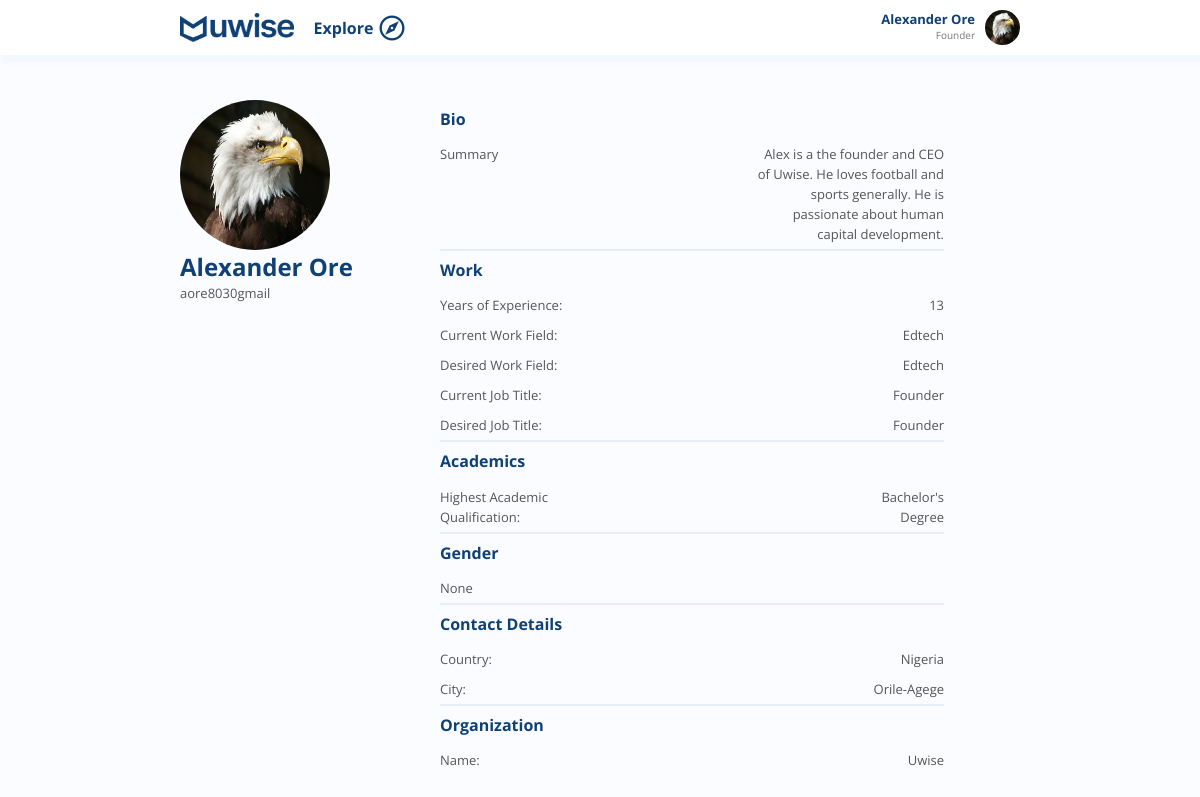
Page /me (signed in) on the earlier database version.
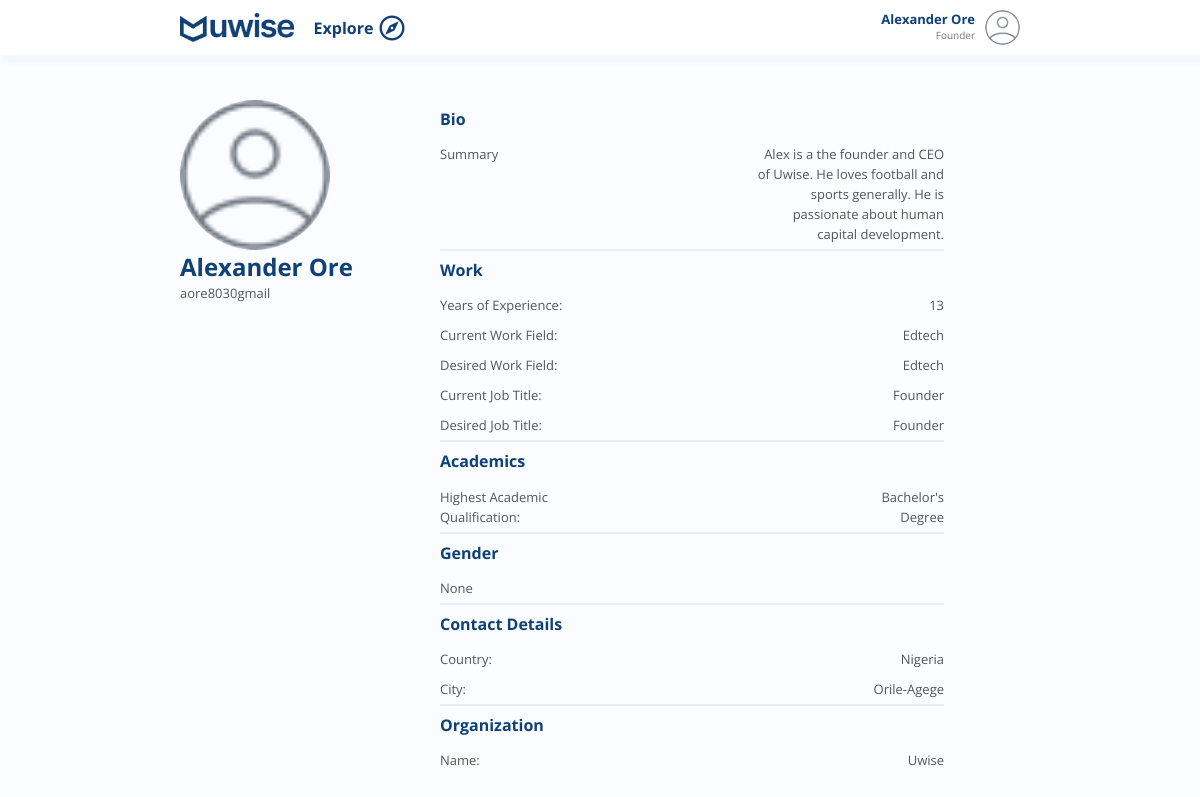
Same page on the later database version.
### authAPI/models.py (models this page shows, shortened)
class User(AbstractUser):
    email = models.EmailField(max_length=100, unique=True)
    username = models.CharField(max_length=100, unique=True, null=True, blank=True)
    first_name = models.CharField(max_length=100, null=False, blank=False)
    last_name = models.CharField(max_length=100, null=False, blank=False)
    gender = models.CharField(max_length=20, default='', null=True, blank=True)
    phone = models.CharField(max_length=15, default='', null=True, blank=True)
    age = models.IntegerField(null=True, blank=True)
    state = models.CharField(max_length=100, default='', null=True, blank=True)
    marital_status = models.CharField(max_length=20, default='', null=True, blank=True)
    country = models.CharField(max_length=100, default='', blank=True)
    address = models.CharField(max_length=100, default='', blank=True)
    city = models.CharField(max_length=100, default='', blank=True)
    postal_code = models.CharField(max_length=10, default='', blank=True)
    image = models.ImageField(upload_to='users', null=True, blank=True)
    current_work_field = models.CharField(max_length=100, default='', blank=True)
    desired_work_field = models.CharField(max_length=100, default='', blank=True)
    current_job_title = models.CharField(max_length=100, default='', blank=True)
    desired_job_title = models.CharField(max_length=100, default='', blank=True)
    academic_level = models.CharField(max_length=100, default='', blank=True)
    years_of_experience = models.IntegerField(null=True, blank=True)
    bio = models.TextField(max_length=2000, default='', null=True, blank=True)
    organization = models.CharField(max_length=100, default='', null=True, blank=True)
    USERNAME_FIELD = 'email'
    REQUIRED_FIELDS = [
        'first_name',
        'last_name',
    ]
    objects = CustomUserManager()
    '''
    Generate username from user provided email
    '''

### web/views.py (the view)
# urls.py: path('me', view=ProfileView.as_view(), name='profile'),
class ProfileView(BaseView):
    template_name = 'profile.html'
    def get(self, request, *args, **kwargs):
        data = self.get_context_data()
        context = data
        return render(request, self.template_name, context)

### web/templates/profile.html (shortened to what this page needs)
{% extends 'partials/base.html' %}
{% load static %}
{% block content %}
<div class="content">
    <div class="profile-content">
        <div class="profile-summary">
            <div class="image">
                {% if user.image.url is not None %}
                    <img src="{{ user.image.url }}" alt="" />
                {% else %}
                    <img src="{% static 'images/profile.png' %}" alt="" />
                {% endif %}
            </div>
            <div class="profile-title">
                <h2>{{ user.get_full_name }}</h2>
                <p>{{ user.username }}</p>
            </div>
        </div>
        <div class="profile-info">
            <h3>Bio</h3>
            <p><span class="left">Summary</span> <span class="right">{{user.bio}}</span></p>
            <hr>
            <h3>Work</h3>
            <p><span class="left">Years of Experience:</span> <span class="right">{{user.years_of_experience}}</span></p>
            <p><span class="left">Current Work Field:</span> <span class="right">{{user.current_work_field}}</span></p>
            <p><span class="left">Desired Work Field:</span> <span class="right">{{user.desired_work_field}}</span></p>
            <p><span class="left">Current Job Title:</span> <span class="right">{{user.current_job_title}}</span></p>
            <p><span class="left">Desired Job Title:</span> <span class="right">{{user.desired_job_title}}</span></p>
            <hr>
            <h3>Academics</h3>
            <p><span class="left">Highest Academic Qualification:</span> <span class="right">{{user.academic_level}}</span></p>
            <hr>
            <h3>Gender</h3>
            <p>{{user.gender}}</p>
            <hr>
            <h3>Contact Details</h3>
            <p><span class="left">Country:</span> <span class="right">{{user.country}}</span></p>
            <p><span class="left">City:</span> <span class="right">{{user.city}}</span></p>
            <hr>
            <h3>Organization</h3>
            <p><span class="left">Name:</span> <span class="right">{{user.organization}}</span></p>
        </div>
    </div>
</div>
{% endblock %}

### web/templates/partials/base.html (shortened to what this page needs)
{% load static %}
{% load humanize %}
<!DOCTYPE html>
<html lang="en">
<head>
    <link rel="stylesheet" href="{% static "css/web.css" %}">
    <link rel="stylesheet" href="{% static "css/web-mobile.css" %}">
</head>
<body>
    <div class="header">
        {% block header-nav %}
            {% include 'partials/header.html' with page_type=data.page_type %}
        {% endblock %}
    </div>
    {% block content %}
    {% endblock %}
</body>
</html>

### web/templates/partials/header.html (shortened to what this page needs)
{% load  static %}
<div id="header-nav" class="header-nav">
    <div class="header-nav-content">
        <div class="header-nav-left">
            <a href="{% url 'home' %}"><img class="logo" src="{% static 'images/uwise.png' %}" alt="Uwise Logo"></a>
            {% if data.page is not 'enroll' %}
                <div class="explore"><a href="{% url 'explore' %}">Explore</a>&nbsp;<span onclick=showMegaMenu() style="cursor:pointer; font-size:30px;" class="material-symbols-outlined">explore</span></div>
            {% endif %}
        </div>
        <div class="header-nav-right">
            {% if user.is_authenticated %}
                <div class="header-profile">
                    <div class="header-profile-details">
                        <b>{{ user.get_full_name | title }}</b>
                        {% if user.current_job_title == '' %} <a href="">Update your profile</a> {% else %} <a href="">{{ user.current_job_title }}</a> {% endif %}
                    </div>
                    <div class="header-profile-image">
                        {% if user.image == '' or user.image is None %}
                            <img src="{% static 'images/profile.png' %}" alt="{{user.get_full_name}}">
                        {% else %}
                            <img src="{{ user.image.url }}" alt="{{user.get_full_name}}">
                        {% endif %}
                    </div>
                </div>
            {% endif %}
        </div>
    </div>
</div>

### web/static/css/web.css (style rules this page uses)
:root { --primary-blue: #104176; --primary-blue-light: #fafcff; --primary-blue-soft: #ebf3ff; --primary-green: #74e0d5; --primary-warning: #df4375; --primary-info: #fbd8af; --primary-yellow: #dcf3c4; --text-blue-dark: var(--primary-blue); --text-blue-light: #a0b0ca; --text-light: #fff; }
html { scroll-behavior: smooth; transition: 0.5s ease-in-out; scrollbar-width: 10px; scrollbar-gutter: 10px; }
body { font-family: "Open Sans", sans-serif; margin: 0; padding: 0; background: #fafcff; }
h3 { margin: 10px 0; font-size: 1em; color: var(--primary-blue); line-height: 1.2em; }
h2 { margin: 0; font-size: 1.5em; color: var(--primary-blue); }
hr { margin: 5px 0; outline: 0; border: 1px solid #c3d3ec; }
p { margin: 0; color: #555; font-size: 13px; line-height: 20px; }
.header { position: fixed; left: 0; top: 0; z-index: 1; width: 100%; }
.header-nav { background: #ffffff; color: var(--primary-blue); padding: 10px 0; font-size: 14px; box-shadow: 5px 6px 4px 2px #91b3ea11; }
.header-nav-content { display: flex; flex-direction: row; justify-content: space-between; width: 70%; margin: auto; }
.header-nav-left { align-items: center; display: flex; }
.header-nav-left a .logo { max-height: 30px; margin-right: 20px; }
.header-nav-left a { text-decoration: none; color: var(--primary-blue); font-size: 16px; font-weight: bold; display: flex; align-items: center; }
.header-nav-right { align-items: center; display: flex; flex-direction: row; gap: 10px; justify-content: space-between; text-align: right; }
.content { width: 70%; margin: auto; }
.explore { display: flex; flex-direction: row; align-items: center; justify-content: space-between; width: 25%; }
.header-profile { display: flex; flex-direction: row; gap: 10px; cursor: pointer; align-content: center; position: relative; }
.header-profile-details { display: flex; flex-direction: column; }
.header-profile a { text-decoration: none; color: #777777; font-size: 10px; }
.header-profile-image { width: 35px; height: 35px; border-radius: 35px; }
.header-profile-image img { width: 35px; height: 35px; border-radius: 35px; }
hr { margin: 0; border: 1px solid #c3d3ec55; }
b { font-size: 13px; color: var(--primary-blue); }
.profile-info { display: flex; flex-direction: column; width: 60%; }
.profile-content { margin: 100px 0; display: flex; flex-direction: row; gap: 50px; flex-wrap: wrap; }
.profile-summary { display: flex; flex-direction: column; width: 25%; }
.profile-summary .image { width: 150px; height: 150px; }
.image img { width: 150px; height: 150px; border-radius: 150px; }

### web/templates/profile.html (style rules this page uses)
.profile-info p { display: flex; justify-content: space-between; gap: 50%; margin: 5px 0; }
.profile-info p .left { color: var(--bg-blue); }
.profile-info p .right { text-align: right; }

Differences in the rows shown:
changed User "Alexander Ore": image: picture removed
